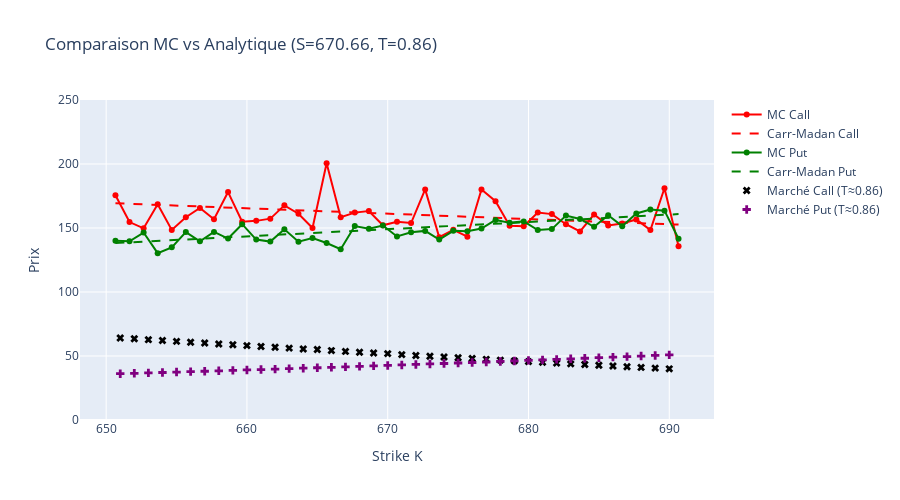

Notebook code cell kept with this figure:
### Markdown cell above
## Étape 5 — Comparaison Monte Carlo vs Carr-Madan

### Code cell
idx_S = len(S_grid_mc) // 2
S_compare = S_grid_mc[idx_S]
print(f"Spot sélectionné pour la comparaison: {S_compare:.2f}")

params_cm_compare = HestonParams(
    kappa=torch.tensor(calib_params['kappa'], dtype=torch.float64),
    theta=torch.tensor(calib_params['theta'], dtype=torch.float64),
    sigma=torch.tensor(calib_params['sigma'], dtype=torch.float64),
    rho=torch.tensor(calib_params['rho'], dtype=torch.float64),
    v0=torch.tensor(calib_params['v0'], dtype=torch.float64),
)

Ks_compare = torch.tensor(K_grid_mc, dtype=torch.float64)
call_anal_compare = carr_madan_call_torch(S_compare, rf_rate, div_yield, T_mc, params_cm_compare, Ks_compare)
discount_factor = torch.exp(-torch.tensor(rf_rate * T_mc, dtype=torch.float64))
forward_factor = torch.exp(-torch.tensor(div_yield * T_mc, dtype=torch.float64))
put_anal_compare = call_anal_compare - S_compare * forward_factor + Ks_compare * discount_factor

call_anal_np = call_anal_compare.detach().cpu().numpy()
put_anal_np = put_anal_compare.detach().cpu().numpy()

# Points marché à superposer (T cible et fenêtre K définie)
market_T_target = 0.86
k_min_plot, k_max_plot = S0_ref - span_mc, S0_ref + span_mc

market_calls_plot = calls_df.copy() if "calls_df" in globals() else calls_df_full.copy()
market_calls_plot = market_calls_plot.dropna(subset=["iv_market"])
market_calls_plot = market_calls_plot[(market_calls_plot["iv_market"] > 0) & (market_calls_plot["T"].round(2) == round(market_T_target, 2))]
market_calls_plot = market_calls_plot[(market_calls_plot["K"] >= k_min_plot) & (market_calls_plot["K"] <= k_max_plot)]
market_calls_plot = market_calls_plot.sort_values(["T", "K"])

market_puts_plot = puts_df.copy() if "puts_df" in globals() else puts_df_full.copy()
market_puts_plot = market_puts_plot.dropna(subset=["iv_market"])
market_puts_plot = market_puts_plot[(market_puts_plot["iv_market"] > 0) & (market_puts_plot["T"].round(2) == round(market_T_target, 2))]
market_puts_plot = market_puts_plot[(market_puts_plot["K"] >= k_min_plot) & (market_puts_plot["K"] <= k_max_plot)]
market_puts_plot = market_puts_plot.sort_values(["T", "K"])

fig_compare = go.Figure()
fig_compare.add_trace(go.Scatter(x=K_grid_mc, y=call_prices_mc[idx_S, :], mode='lines+markers', name='MC Call', line=dict(color='red')))
fig_compare.add_trace(go.Scatter(x=K_grid_mc, y=call_anal_np, mode='lines', name='Carr-Madan Call', line=dict(color='red', dash='dash')))
fig_compare.add_trace(go.Scatter(x=K_grid_mc, y=put_prices_mc[idx_S, :], mode='lines+markers', name='MC Put', line=dict(color='green')))
fig_compare.add_trace(go.Scatter(x=K_grid_mc, y=put_anal_np, mode='lines', name='Carr-Madan Put', line=dict(color='green', dash='dash')))
if len(market_calls_plot):
    fig_compare.add_trace(go.Scatter(x=market_calls_plot['K'], y=market_calls_plot.get('C_mkt', market_calls_plot['price'] if 'price' in market_calls_plot else market_calls_plot['iv_market']), mode='markers', name='Marché Call (T≈0.86)', marker=dict(color='black', size=7, symbol='x'), text=market_calls_plot['T']))
if len(market_puts_plot):
    fig_compare.add_trace(go.Scatter(x=market_puts_plot['K'], y=market_puts_plot.get('P_mkt', market_puts_plot['price'] if 'price' in market_puts_plot else market_puts_plot['iv_market']), mode='markers', name='Marché Put (T≈0.86)', marker=dict(color='purple', size=7, symbol='cross'), text=market_puts_plot['T']))
fig_compare.update_layout(title=f"Comparaison MC vs Analytique (S={S_compare:.2f}, T={T_mc:.2f})", xaxis_title='Strike K', yaxis_title='Prix', height=500, yaxis=dict(range=[0, 250]))
fig_compare.show()

# Tableaux marché filtrés
market_calls = market_calls_plot.sort_values(["T", "K"])[["K", "T", "C_mkt", "iv_market"]]
market_puts = market_puts_plot.sort_values(["T", "K"])[["K", "T", "P_mkt", "iv_market"]]
print(f"Lignes marché CALL (T≈{market_T_target}, K in [{k_min_plot},{k_max_plot}]): {len(market_calls)}")
if len(market_calls):
    display(market_calls.head(50))
else:
    print("Aucune ligne marché (calls) pour ce filtre")

print(f"Lignes marché PUT (T≈{market_T_target}, K in [{k_min_plot},{k_max_plot}]): {len(market_puts)}")
if len(market_puts):
    display(market_puts.head(50))
else:
    print("Aucune ligne marché (puts) pour ce filtre")

### Figure 1 — Plotly figure (JSON) as saved in the notebook; plotly's stock layout.template omitted (floating-point values rounded to 4 significant figures)
{"data": [{"line": {"color": "red"}, "mode": "lines+markers", "name": "MC Call", "type": "scatter", "x": [650.7, 651.7, 652.7, 653.7, 654.7, 655.7, 656.7, 657.7, 658.7, 659.7, 660.7, 661.7, 662.7, 663.7, 664.7, 665.7, 666.7, 667.7, 668.7, 669.7, 670.7, 671.7, 672.7, 673.7, 674.7, 675.7, 676.7, 677.7, 678.7, 679.7, 680.7, 681.7, 682.7, 683.7, 684.7, 685.7, 686.7, 687.7, 688.7, 689.7, 690.7], "y": [175.6, 154.7, 149.8, 168.6, 148.4, 158.4, 165.6, 156.8, 178.1, 154.9, 155.6, 157.3, 167.7, 161.2, 150.0, 200.5, 158.4, 162.0, 163.3, 152.1, 154.9, 153.9, 180.2, 142.8, 148.6, 143.2, 180.0, 170.9, 151.8, 151.4, 162.1, 160.8, 153.0, 147.3, 160.6, 151.9, 153.6, 156.7, 148.4, 181.0, 135.7]}, {"line": {"color": "red", "dash": "dash"}, "mode": "lines", "name": "Carr-Madan Call", "type": "scatter", "x": [650.7, 651.7, 652.7, 653.7, 654.7, 655.7, 656.7, 657.7, 658.7, 659.7, 660.7, 661.7, 662.7, 663.7, 664.7, 665.7, 666.7, 667.7, 668.7, 669.7, 670.7, 671.7, 672.7, 673.7, 674.7, 675.7, 676.7, 677.7, 678.7, 679.7, 680.7, 681.7, 682.7, 683.7, 684.7, 685.7, 686.7, 687.7, 688.7, 689.7, 690.7], "y": [169.3, 168.9, 168.5, 168.0, 167.6, 167.2, 166.7, 166.3, 165.9, 165.4, 165.0, 164.6, 164.2, 163.7, 163.3, 162.9, 162.5, 162.0, 161.6, 161.2, 160.8, 160.4, 160.0, 159.5, 159.1, 158.7, 158.3, 157.9, 157.5, 157.1, 156.7, 156.3, 155.9, 155.5, 155.1, 154.7, 154.3, 153.9, 153.5, 153.1, 152.7]}, {"line": {"color": "green"}, "mode": "lines+markers", "name": "MC Put", "type": "scatter", "x": [650.7, 651.7, 652.7, 653.7, 654.7, 655.7, 656.7, 657.7, 658.7, 659.7, 660.7, 661.7, 662.7, 663.7, 664.7, 665.7, 666.7, 667.7, 668.7, 669.7, 670.7, 671.7, 672.7, 673.7, 674.7, 675.7, 676.7, 677.7, 678.7, 679.7, 680.7, 681.7, 682.7, 683.7, 684.7, 685.7, 686.7, 687.7, 688.7, 689.7, 690.7], "y": [140.0, 139.6, 146.4, 130.3, 134.9, 146.8, 139.6, 146.9, 141.7, 153.0, 140.9, 139.4, 148.9, 139.3, 142.2, 138.3, 133.5, 151.6, 149.4, 152.0, 143.4, 146.7, 147.7, 141.0, 147.8, 147.5, 149.5, 156.3, 154.0, 155.2, 148.4, 149.1, 159.7, 157.1, 151.0, 159.9, 151.5, 161.4, 164.5, 163.6, 141.6]}, {"line": {"color": "green", "dash": "dash"}, "mode": "lines", "name": "Carr-Madan Put", "type": "scatter", "x": [650.7, 651.7, 652.7, 653.7, 654.7, 655.7, 656.7, 657.7, 658.7, 659.7, 660.7, 661.7, 662.7, 663.7, 664.7, 665.7, 666.7, 667.7, 668.7, 669.7, 670.7, 671.7, 672.7, 673.7, 674.7, 675.7, 676.7, 677.7, 678.7, 679.7, 680.7, 681.7, 682.7, 683.7, 684.7, 685.7, 686.7, 687.7, 688.7, 689.7, 690.7], "y": [138.2, 138.8, 139.3, 139.9, 140.4, 141.0, 141.5, 142.1, 142.6, 143.2, 143.7, 144.3, 144.9, 145.4, 146.0, 146.5, 147.1, 147.7, 148.2, 148.8, 149.4, 149.9, 150.5, 151.1, 151.6, 152.2, 152.8, 153.3, 153.9, 154.5, 155.1, 155.6, 156.2, 156.8, 157.4, 158.0, 158.5, 159.1, 159.7, 160.3, 160.9]}, {"marker": {"color": "black", "size": 7, "symbol": "x"}, "mode": "markers", "name": "Marché Call (T≈0.86)", "text": [0.86, 0.86, 0.86, 0.86, 0.86, 0.86, 0.86, 0.86, 0.86, 0.86, 0.86, 0.86, 0.86, 0.86, 0.86, 0.86, 0.86, 0.86, 0.86, 0.86, 0.86, 0.86, 0.86, 0.86, 0.86, 0.86, 0.86, 0.86, 0.86, 0.86, 0.86, 0.86, 0.86, 0.86, 0.86, 0.86, 0.86, 0.86, 0.86, 0.86], "type": "scatter", "x": [651.0, 652.0, 653.0, 654.0, 655.0, 656.0, 657.0, 658.0, 659.0, 660.0, 661.0, 662.0, 663.0, 664.0, 665.0, 666.0, 667.0, 668.0, 669.0, 670.0, 671.0, 672.0, 673.0, 674.0, 675.0, 676.0, 677.0, 678.0, 679.0, 680.0, 681.0, 682.0, 683.0, 684.0, 685.0, 686.0, 687.0, 688.0, 689.0, 690.0], "y": [64.11, 63.44, 62.77, 62.09, 61.42, 60.75, 60.09, 59.42, 58.76, 58.11, 57.45, 56.8, 56.14, 55.5, 55.05, 54.22, 53.59, 52.95, 52.31, 51.84, 51.06, 50.44, 49.82, 49.2, 48.59, 47.99, 47.38, 46.78, 46.2, 45.61, 45.02, 44.42, 43.84, 43.39, 42.8, 42.23, 41.66, 41.09, 40.53, 39.97]}, {"marker": {"color": "purple", "size": 7, "symbol": "cross"}, "mode": "markers", "name": "Marché Put (T≈0.86)", "text": [0.86, 0.86, 0.86, 0.86, 0.86, 0.86, 0.86, 0.86, 0.86, 0.86, 0.86, 0.86, 0.86, 0.86, 0.86, 0.86, 0.86, 0.86, 0.86, 0.86, 0.86, 0.86, 0.86, 0.86, 0.86, 0.86, 0.86, 0.86, 0.86, 0.86, 0.86, 0.86, 0.86, 0.86, 0.86, 0.86, 0.86, 0.86, 0.86, 0.86], "type": "scatter", "x": [651.0, 652.0, 653.0, 654.0, 655.0, 656.0, 657.0, 658.0, 659.0, 660.0, 661.0, 662.0, 663.0, 664.0, 665.0, 666.0, 667.0, 668.0, 669.0, 670.0, 671.0, 672.0, 673.0, 674.0, 675.0, 676.0, 677.0, 678.0, 679.0, 680.0, 681.0, 682.0, 683.0, 684.0, 685.0, 686.0, 687.0, 688.0, 689.0, 690.0], "y": [36.19, 36.5, 36.8, 37.12, 37.45, 37.77, 38.09, 38.42, 38.75, 39.09, 39.42, 39.77, 40.12, 40.47, 40.81, 41.17, 41.52, 41.89, 42.26, 42.63, 43.0, 43.38, 43.77, 44.15, 44.54, 44.94, 45.33, 45.73, 46.14, 46.55, 46.97, 47.38, 47.81, 48.23, 48.67, 49.1, 49.54, 49.98, 50.44, 50.89]}], "layout": {"height": 500, "title": {"text": "Comparaison MC vs Analytique (S=670.66, T=0.86)"}, "xaxis": {"title": {"text": "Strike K"}}, "yaxis": {"range": [0, 250], "title": {"text": "Prix"}}}}
